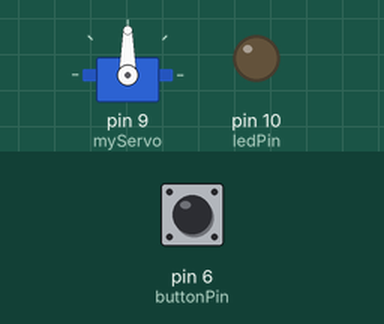
Recording of a sketch running on a simulated Arduino Uno, built with avr-gcc and run on an emulated ATmega328P. Shown: servo, output pins drawn as LEDs (lit = HIGH). The inputs (shaded band) are chosen by the test bench; at power-on: pin 6 (buttonPin) LOW.

Above: at 1.2 s.
1.3 s: pin 6 (buttonPin) pulled HIGH for 0.15 s
At 3.6 s:
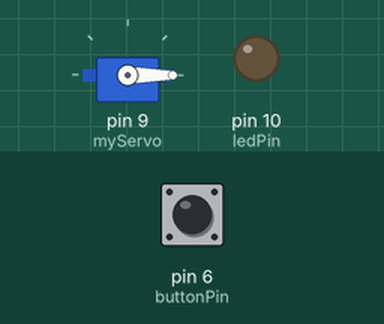
4.4 s: pin 6 (buttonPin) pulled HIGH for 1 s
At 5.2 s:
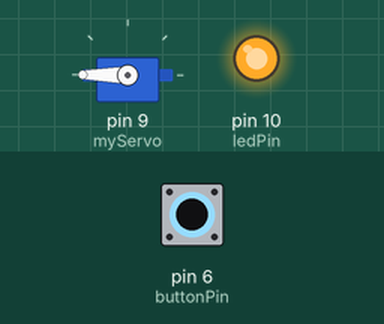
7.9 s: pin 6 (buttonPin) pulled HIGH for 3.2 s
At 9.7 s:
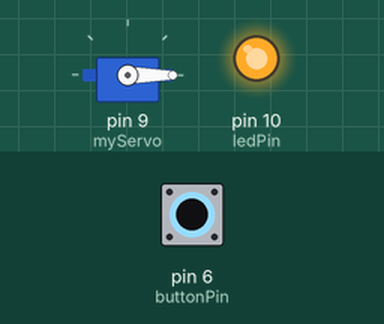
Timing chart, 0 to 13.4 s (numbered marks = the images above; inputs shaded):
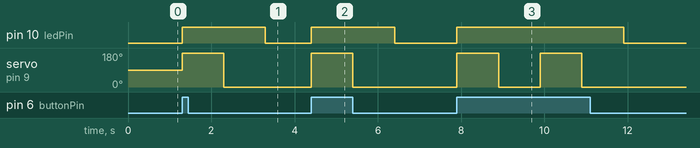

Measured:
- after the input at 1.3 s, pin 10 (ledPin): LOW → HIGH at once, → LOW 2.0 s later; servo on pin 9 (myServo): 90° → 180° at once, → 0° 1.0 s later
- after the input at 4.4 s, pin 10 (ledPin): LOW → HIGH at once, → LOW 2.0 s later; servo on pin 9 (myServo): 0° → 180° at once, → 0° 1.0 s later
- after the input at 7.9 s, pin 10 (ledPin): LOW → HIGH at once, → LOW 4.0 s later; servo on pin 9 (myServo): alternates 180° for 1.0 s and 0° for 1.0 s, 4 changes in all, then stays 0°, starting at once

The sketch:

1servo.ino
```cpp
#include <Servo.h>
#define NOTE_B0  31
#define NOTE_C1  33
#define NOTE_CS1 35
#define NOTE_D1  37
#define NOTE_DS1 39
#define NOTE_E1  41
#define NOTE_F1  44
#define NOTE_FS1 46
#define NOTE_G1  49
#define NOTE_GS1 52
#define NOTE_A1  55
#define NOTE_AS1 58
#define NOTE_B1  62
#define NOTE_C2  65
#define NOTE_CS2 69
#define NOTE_D2  73
#define NOTE_DS2 78
#define NOTE_E2  82
#define NOTE_F2  87
#define NOTE_FS2 93
#define NOTE_G2  98
#define NOTE_GS2 104
#define NOTE_A2  110
#define NOTE_AS2 117
#define NOTE_B2  123
#define NOTE_C3  131
#define NOTE_CS3 139
#define NOTE_D3  147
#define NOTE_DS3 156
#define NOTE_E3  165
#define NOTE_F3  175
#define NOTE_FS3 185
#define NOTE_G3  196
#define NOTE_GS3 208
#define NOTE_A3  220
#define NOTE_AS3 233
#define NOTE_B3  247
#define NOTE_C4  262
#define NOTE_CS4 277
#define NOTE_D4  294
#define NOTE_DS4 311
#define NOTE_E4  330
#define NOTE_F4  349
#define NOTE_FS4 370
#define NOTE_G4  392
#define NOTE_GS4 415
#define NOTE_A4  440
#define NOTE_AS4 466
#define NOTE_B4  494
#define NOTE_C5  523
#define NOTE_CS5 554
#define NOTE_D5  587
#define NOTE_DS5 622
#define NOTE_E5  659
#define NOTE_F5  698
#define NOTE_FS5 740
#define NOTE_G5  784
#define NOTE_GS5 831
#define NOTE_A5  880
#define NOTE_AS5 932
#define NOTE_B5  988
#define NOTE_C6  1047
#define NOTE_CS6 1109
#define NOTE_D6  1175
#define NOTE_DS6 1245
#define NOTE_E6  1319
#define NOTE_F6  1397
#define NOTE_FS6 1480
#define NOTE_G6  1568
#define NOTE_GS6 1661
#define NOTE_A6  1760
#define NOTE_AS6 1865
#define NOTE_B6  1976
#define NOTE_C7  2093
#define NOTE_CS7 2217
#define NOTE_D7  2349
#define NOTE_DS7 2489
#define NOTE_E7  2637
#define NOTE_F7  2794
#define NOTE_FS7 2960
#define NOTE_G7  3136
#define NOTE_GS7 3322
#define NOTE_A7  3520
#define NOTE_AS7 3729
#define NOTE_B7  3951
#define NOTE_C8  4186
#define NOTE_CS8 4435
#define NOTE_D8  4699
#define NOTE_DS8 4978
Servo myServo;
const int buttonPin = 6;     // the number of the pushbutton pin
 int buttonState = 0;      // the number of the LED pin
static int ledPin =  10;
const int buzzerPin = 2;

int melody[] = {
  NOTE_E5, NOTE_E5, 0, NOTE_E5, 0, NOTE_C5, NOTE_E5,
  NOTE_G5, 0, NOTE_G4, 0,
  NOTE_C5, NOTE_G4, 0, NOTE_E4,
  NOTE_A5, NOTE_B5, NOTE_AS5, NOTE_A5
};
int noteDurations[] = {
  8, 8, 8, 8, 8, 8, 4,
  4, 4, 4, 4,
  6, 8, 4, 4,
  4, 4, 8, 6,
};
int beatsPerMinute = 100;

void setup() {
  // put your setup code here, to run once:
  myServo.attach(9);
   pinMode(buttonPin, INPUT);
   pinMode(ledPin, OUTPUT);
   const int buzzerPin = 2;
}

void loop() {

  buttonState = digitalRead(buttonPin);
if (buttonState == HIGH) {
 pinMode(ledPin, OUTPUT);
 digitalWrite(ledPin, HIGH);


  myServo.write(180);
  delay(1000);
  myServo.write(0);
  delay(1000);
}else { digitalWrite(ledPin, LOW);}
}
void playSong() {
  // iterate over the notes of the melody:
int len = sizeof(melody)/sizeof(melody[0]);
for (int thisNote = 0; thisNote < len; thisNote++) {

    int noteDuration = static_cast<int>(1000 / noteDurations[thisNote] * 60 / beatsPerMinute);
    tone(buzzerPin, melody[thisNote], noteDuration);

    int pauseBetweenNotes = noteDuration * 1.30;
    delay(pauseBetweenNotes);
    // stop the tone playing:
    noTone(buzzerPin);
  }
  // Pause before playing again
  delay(1000);
}
```
